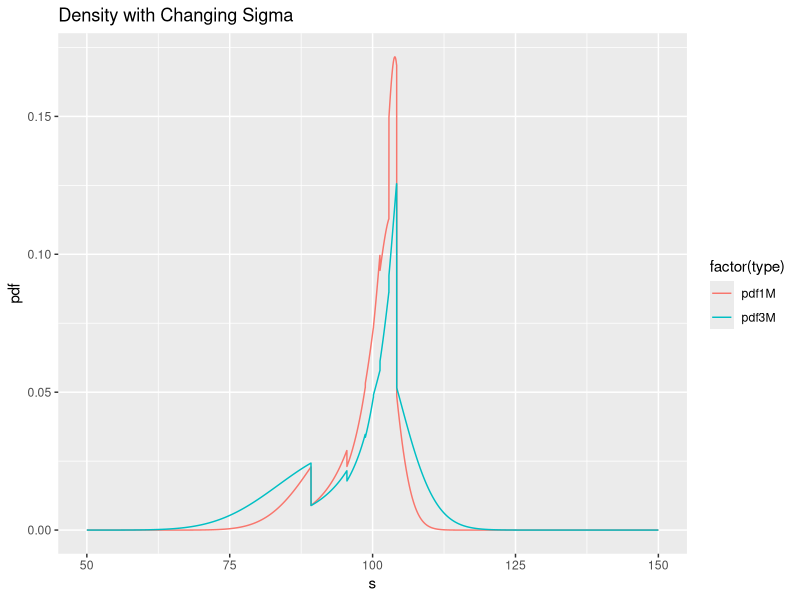
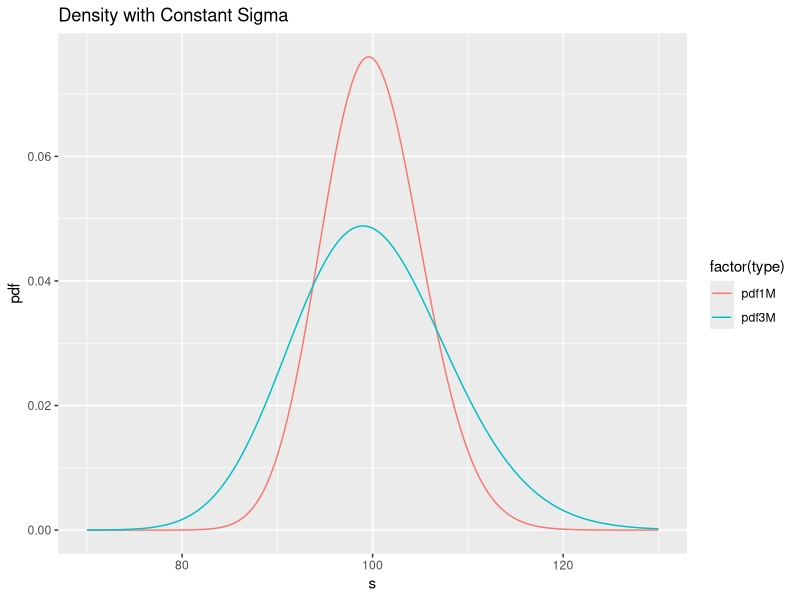

Generate these figures, in order, with R:
data<-read.csv("data.csv",head=T)
head(data)
library(stringr)
library(splines)
library(ggplot2)
library(reshape2)
#extract a table of strikes corresponding to each option.

strike<-function(delta,T,sigma,type){
  d1<-rep(0,7)
  for (i in 1:7){
    if (type[i]=="P" | type[i]=="D"){
      d1[i]<-qnorm(-delta[i]+1)
    }
    if (type[i]=="C"){
      d1[i]<- qnorm(delta[i])
    }
  }
  a<-exp(d1*sigma*sqrt(T)-sigma^2/2*T)
  100/a
}

delta<- as.numeric(substr(data[,1],1,2))/100
type<- str_sub(data[,1],-1,-1)

tab1<-strike(delta,1/12,data[,2],type)
tab1<-cbind(tab1,strike(delta,3/12,data[,3],type))
Ktable<-as.data.frame(tab1)
colnames(Ktable)<-c("1M","3M")

# interpolation the volatility function for all strikes
inter1M <- approxfun(tab1[,1],data[,2],rule=2 )
inter3M  <- approxfun(tab1[,1],data[,3],rule=2 )

#Extract the risk neutral density for 1 & 3 month options.
predictsigma<-function(K,T){
  if (T==1){
    p<-inter1M(K) 
  }
  if (T==3){
    p<-inter3M(K)
  }
  p
}

Pcall<-function(T_month,K,sigma="changing"){
  if (sigma=="changing"){
    sigma<-predictsigma(K,T_month)
  }
  T<- T_month/12
  d1<-  1/(sigma*sqrt(T))*(log(100/K)+(sigma)^2/2*T)
  d2<- d1-sigma*sqrt(T)
  nd1<- pnorm(d1)
  nd2<- pnorm(d2)
  nd1*100-nd2*K
}
Pput<-function(T_month,K,sigma="changing"){
  if (sigma=="changing"){
    sigma<-predictsigma(K,T_month)
  }
  T<- T_month/12
  d1<- 1/(sigma*sqrt(T))*(log(100/K)+(sigma)^2/2*T)
  d2<- d1-sigma*sqrt(T)
  nd1<- pnorm(-d1)
  nd2<- pnorm(-d2)
  nd2*K-nd1*100
}
rnp<-function(K,T=1,h=0.01,sigma="changing"){
  
  p<- (Pcall(T,K-h,sigma)-2*Pcall(T,K,sigma)+Pcall(T,K+h,sigma))/h^2

  p
}
s<-seq(50,150,by=0.01)
pdf1M<-as.data.frame(cbind(s,pdf1M=rnp(s,T=1)))
pdf3M<-as.data.frame(cbind(s,pdf3M=rnp(s,T=3)))

#clean data
#pdf1M<-pdf1M[pdf1M[,2]>0 & pdf1M[,2]<0.2,]
#pdf3M<-pdf3M[pdf3M[,2]>0& pdf3M[,2]<0.2,]
# for the different feature of data, I choose different method to clean the data.
for (i in 2:dim(pdf1M)[1]){
  pdf1M[1,2]<- 0
  if (pdf1M[i,2]>0.2){
    pdf1M[i,2]<-pdf1M[i-1,2]
  }
  if (pdf1M[i,2]<0 & pdf1M[i-1,2]>0){
    pdf1M[i,2]<-pdf1M[i-1,2]
  }
  if(pdf1M[i,2]<0){
    pdf1M[i,2]<- 0
  }
}
for (i in 1:dim(pdf3M)[1]){
  if (pdf3M[i,2]>0.2|pdf3M[i,2]<0){
    pdf3M[i,2]<-pdf3M[i-1,2]
  }
}
# change scale so that all pdf sum to 1
pdf1M[,2]<-pdf1M[,2]*100/sum(pdf1M[,2])
pdf3M[,2]<-pdf3M[,2]*100/sum(pdf3M[,2])

#create dataframe
pdf<-cbind(pdf1M,pdf3M["pdf3M"])
pdf<-melt(pdf,id.vars=c("s"),variable.name = "type",value.name = "pdf")
ggplot(pdf,aes(x=s,y=pdf,col=factor(type)))+
  geom_line()+labs(title="Density with Changing Sigma")

#Extract the risk neutral density for 1 & 3 month options using a constant volatility equal to the 50D volatility.
s2<-seq(70,130,by=0.1)
pdf1M.con<- as.data.frame(cbind(s=s2,pdf1M=rnp(s2,T=1,sigma=0.1824)))
pdf3M.con<- as.data.frame(cbind(s=s2,pdf3M=rnp(s2,T=3,sigma=0.1645)))
pdf.con<-cbind(pdf1M.con,pdf3M.con["pdf3M"])
pdf.con<-melt(pdf.con,id.vars=c("s"),variable.name = "type",value.name = "pdf")
ggplot(pdf.con,aes(x=s,y=pdf,col=factor(type)))+
  geom_line()+labs(title="Density with Constant Sigma")

# Pricing digital option and European Call option using my Risk Neutral Density


quad_digput1M<- function(K){
  b<- K
  qua<-0
  for (i in 1:dim(pdf1M)[1]){
    if (pdf1M[i,1]<=K){
      qua<- qua + pdf1M[i,2]*0.01
    }
  }
  qua
}
quad_digcall3M<-function(K){
  a<- K
  qua<-0
  for (i in 1:dim(pdf3M)[1]){
    if (pdf3M[i,1]>=K){
      qua<- qua+pdf3M[i,2]*0.01
    }
  }
  qua
}
quad_eurocall<-function(K){
  a<- K
  qua1M<- 0
  qua3M<- 0
  for (i in 1:dim(pdf1M)[1]){
    if (pdf1M[i,1]>=K){
      qua1M<- qua1M+ (pdf1M[i,1]-K)*pdf1M[i,2]*0.01
    }
  }
  for (i in 1:dim(pdf3M)[1]){
    if (pdf3M[i,1]>=K){
      qua3M<- qua3M+ (pdf3M[i,1]-K)*pdf3M[i,2]*0.01
    }
  }
  (qua1M+qua3M)/2
}
quad_digput1M(110)
quad_digcall3M(105)
quad_eurocall(100)
